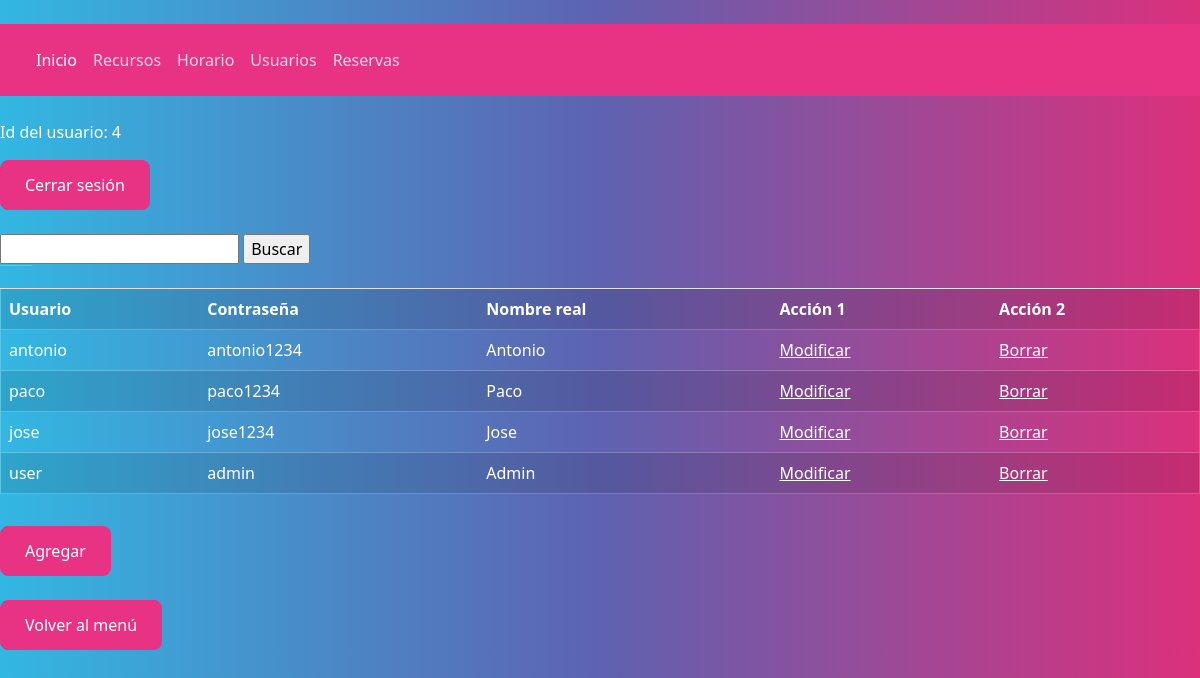
Page /index.php?action=showAllUsers&controller=controllerUser (signed in) on the committed database.
### tables this page shows
CREATE TABLE user (
    id INT UNSIGNED AUTO_INCREMENT PRIMARY KEY,
    username VARCHAR(50) NOT NULL,
    password VARCHAR(50) NOT NULL,
    realname VARCHAR(100) NOT NULL
);

### models/db.php (called while the page is built, shortened)
<?php
class DB
{
    private static $connection;
    public static function createConnection()
    {
        DB::$connection = new mysqli(Config::$server, Config::$user, Config::$psw, Config::$dbname);
        if (DB::$connection->connect_errno) return false;
        else return true;
    }
    public static function dataQuery($sql)
    {
        $res = self::$connection->query($sql);
        $resArray = array();
        if ($res->num_rows > 0) {
            while ($row = $res->fetch_array()) {
                $resArray[] = $row;
            }
        } else {
            $resArray = null;
        }
        return $resArray;
    }
}

### models/user.php (called while the page is built, shortened)
<?php
include_once("db.php");
class User
{
    public function queryAll()
    {
        $result = DB::dataQuery("SELECT * FROM user");
        if (count($result) > 0)
            return $result;
        else
            return null;
    }
}

### views/user/showUsers.php (the view, shortened to what this page needs)
<?php
$query = $data[2];
echo "<form action='index.php'>
    <input type='hidden' name='action' value='buscarUser'>
    <input type='search' name='textoBusqueda'>
    <input type='submit' value='Buscar'>
    </form><br>";
echo "<table border ='1' class='table table-striped'>
    <tr>
    <th scope='col'>Usuario</th>
    <th scope='col'>Contraseña</th>
    <th scope='col'>Nombre real</th>
    <th scope='col'>Acción 1</th>
    <th scope='col'>Acción 2</th>
    </tr>";
foreach ($query as $row) {
    echo "<tr>";
    echo "<td>" . $row['username'] . "</td>";
    echo "<td>" . $row['password'] . "</td>";
    echo "<td>" . $row['realname'] . "</td>";
    echo "<td><a href='index.php?action=formularioModifyUser&controller=controllerUser&id=" . $row['id'] . "'>Modificar</a></td>";
    echo "<td><a href='index.php?action=deleteUser&controller=controllerUser&id=" . $row['id'] . "'>Borrar</a></td>";
    echo "</tr>";
}
echo "</table>";
echo "<button class='btn btn-primary' onclick=\"window.location.href='index.php?action=formCreateUser&controller=controllerUser';\">Agregar</button>";

### rows in the picture
user: username "antonio", password "antonio1234", realname "Antonio"
user: username "paco", password "paco1234", realname "Paco"
user: username "jose", password "jose1234", realname "Jose"
user: username "user", password "admin", realname "Admin"

### other values in the picture
Security::getUserId() "4"
